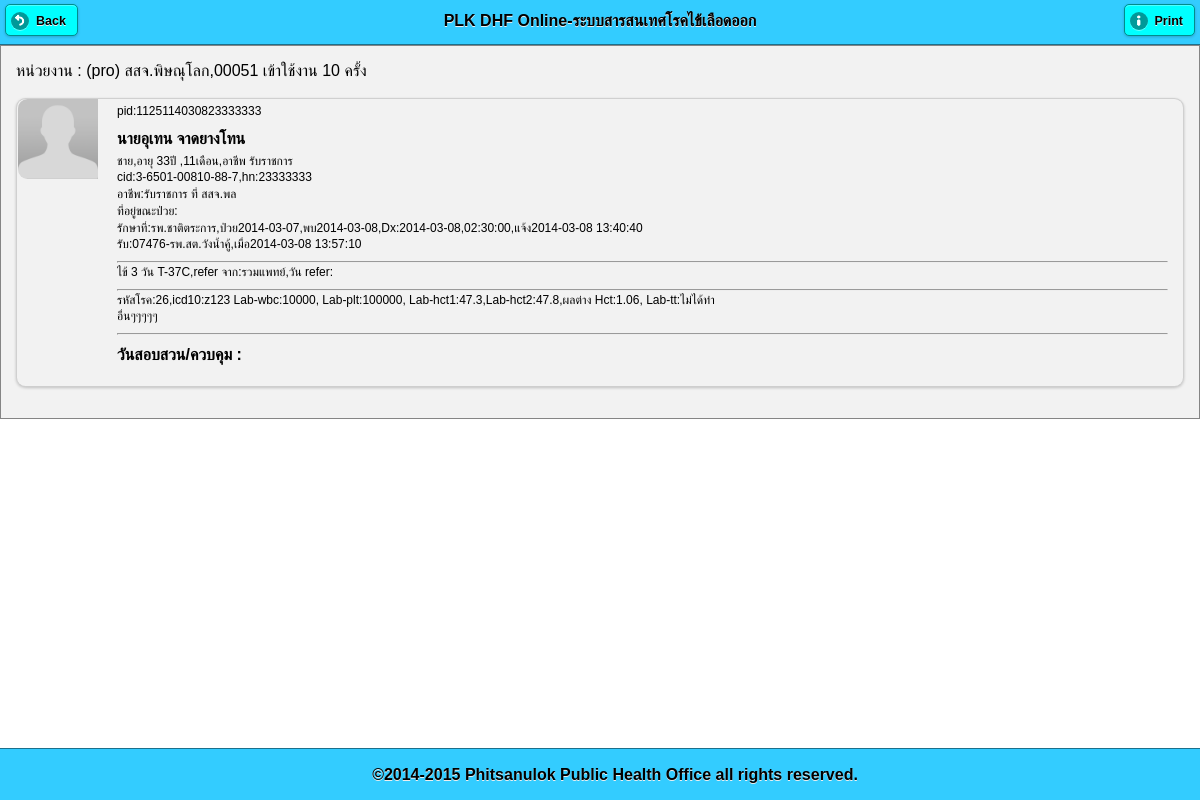
The page /pt_info.php?pid=1125114030823333333 (signed in) on the database as committed earlier.
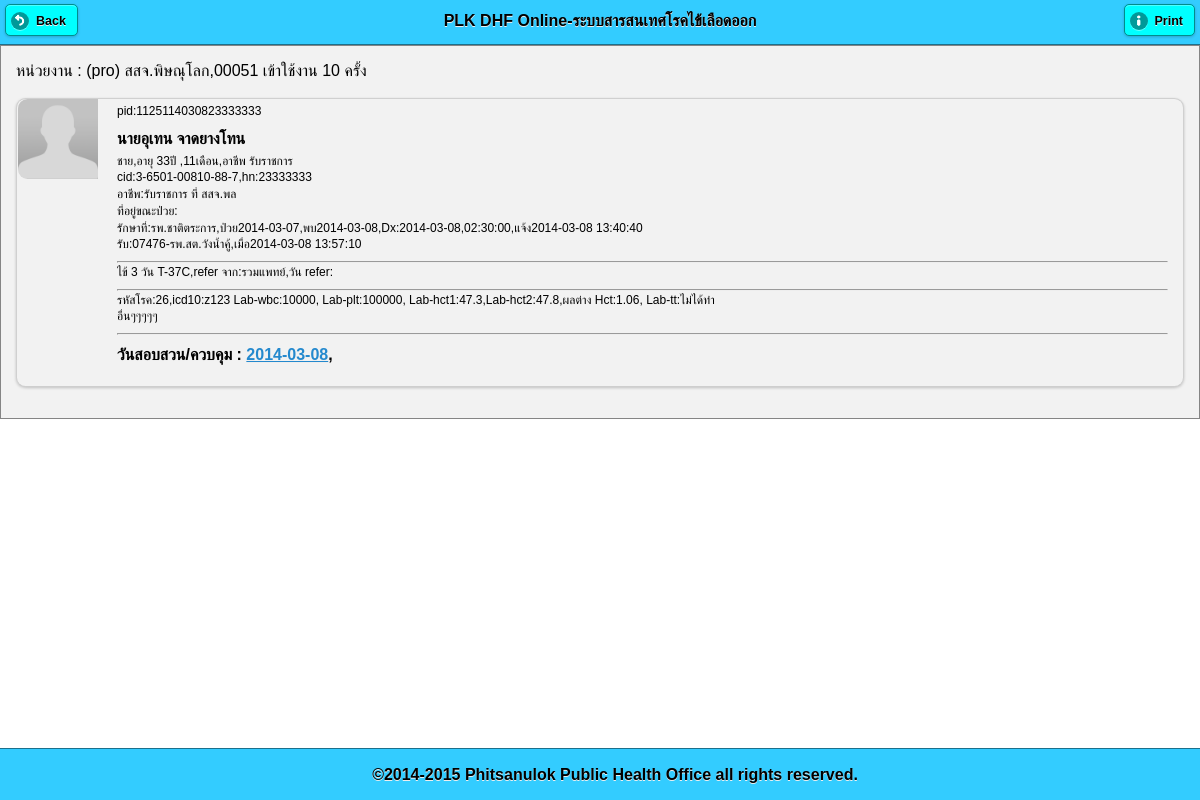
The same page on the database as committed later.
### tables this page shows
CREATE TABLE `patient_home` (
  `id` int(11) NOT NULL auto_increment,
  `pid` varchar(255) NOT NULL,
  `datetime_do` datetime NOT NULL default '0000-00-00 00:00:00',
  `lat` varchar(25) default NULL,
  `lng` varchar(25) default NULL,
  `occupat` varchar(255) default NULL,
  `school_workplace` varchar(255) default NULL,
  `date_ill_diff` varchar(11) default NULL,
  `travel_to` varchar(255) default NULL,
  `date_travel` date default NULL,
  `s1` varchar(255) default NULL,
  `f1` varchar(255) default NULL,
  `ci1` varchar(255) default NULL,
  `s2` varchar(255) default NULL,
  `f2` varchar(255) default NULL,
  `ci2` varchar(255) default NULL,
  `s3` varchar(255) default NULL,
  `f3` varchar(255) default NULL,
  `ci3` varchar(255) default NULL,
  `s4` varchar(255) default NULL,
  `f4` varchar(255) default NULL,
  `hi` varchar(255) default NULL,
  `s5` varchar(255) default NULL,
  `f5` varchar(255) default NULL,
  `ci` varchar(255) default NULL,
  `bi` varchar(255) default NULL,
  `chk_spray` varchar(255) default NULL,
  `num_spray_home` varchar(255) default NULL,
  `chk_destroy` varchar(255) default NULL,
  `num_destroy_home` varchar(255) default NULL,
  `chk_meeting` varchar(255) default NULL,
  `chk_campaign` varchar(255) default NULL,
  `chk_other` varchar(255) default NULL,
  `note_other` varchar(255) default NULL,
  `note_env` varchar(255) default NULL,
  `note_sum` varchar(255) default NULL,
  `reporter` varchar(255) default NULL,
  `img_act` varchar(255) default NULL,
  PRIMARY KEY  (`id`)
);

### pt_info.php (the view, shortened to what this page needs)
<!DOCTYPE html>
<html>
    <head>
        <?php require 'lib.php'; ?>
    </head>
    <body>
        <?php
        $sql = "select pt.pid,pt.office_own,CONCAT(pt.prename,pt.name,' ',pt.lname) as fullname
,pt.hn,pt.cid
,pt.sex,pt.bdate,pt.agey,pt.agem
,pt.occupat,pt.school_workplace ,
concat(if(pt.addr is null,'-',pt.addr),'  ถ.',if(pt.road is NULL,'-',pt.road) ,' ซ.',pt.soi,'  ม.',SUBSTR(pt.moo,7,2),' บ.',moo.`name`,' ต.',tmb.`name`,' อ.',amp.`name`,' (',pt.villa,')') as address
,off_own.off_name as send_from,pt.date_ill,pt.date_found,pt.date_dx,pt.time_dx,pt.datetime_send
,rp.datetime_receive,rp.pcu_receive as receiver,rp.off_name as receiver1
,pt.icd10,pt.code506,pt.lab_wbc,pt.lab_plt,pt.lab_hct1,pt.lab_hct2,pt.lab_hct_diff,pt.lab_tt,pt.symtom
,pt.refer_from,pt.note_text
from patient_hos pt
LEFT JOIN (select r.*,u.off_name from receive r LEFT JOIN user u on r.pcu_receive = u.pcucode) rp on rp.pid = pt.pid
LEFT JOIN user off_own on off_own.pcucode=pt.office_own
LEFT JOIN moo moo on moo.`code` = pt.moo
LEFT JOIN tmb tmb on tmb.`code`=pt.tmb
LEFT JOIN amp amp on amp.`code` = pt.amp
where pt.pid ='$_GET[pid]'";
        $result = mysql_query($sql);
        $row = mysql_fetch_array($result);
        ?>
        <div data-role="page" id="page-1">
            <div data-role="header" data-position="fixed" data-theme="f">
                <a href="main_screen.php" rel="external"  data-icon="back">Back</a>
                <?php require 'txt_head.php'; ?>
                <a href="#" rel="external" onclick=" window.print();" data-icon="info">Print</a>
            </div>
            <div data-role="content" data-theme="f">
                <?php require 'office_title.php'; ?>
                <ul data-role="listview" data-inset="true">
                    <li data-role="fieldcontain">
                        <img src="img_pt/nopic.png">
                        <p>pid:<?= $row[pid] ?></p>
                        <h2><?= $row[fullname] ?>
                        </h2>
                        <p><?= $row[sex]?>,อายุ <?= $row[agey] ?>ปี ,<?= $row[agem] ?>เดือน,อาชีพ <?= $row[occupat] ?></p>
                        <p>cid:<?= $row[cid] ?>,hn:<?= $row[hn] ?></p>
                        <p>อาชีพ:<?= $row[occupat] . " ที่ " . $row[school_workplace] . " " . $row[tel] ?></a></p>
                        <p>ที่อยู่ขณะป่วย:<?= $row[address] ?></p>
                        <p>รักษาที่:<?= $row[send_from] ?>,ป่วย<?= $row[date_ill] ?>,พบ<?= $row[date_found] ?>,Dx:<?=$row[date_dx]?>,<?=$row[time_dx]?>,แจ้ง<?= $row[datetime_send] ?></p>
                        <p>รับ:<?= $row[receiver] . "-" . $row[receiver1] ?>,เมื่อ<?= $row[datetime_receive] ?></p>
                        <hr>
                        <p><?=$row[symtom]?>,refer จาก:<?=$row[refer_from]?>,วัน refer:<?=$row[date_refer]?></p>
                        <hr>
                        <p>รหัสโรค:<?= $row[code506] ?>,icd10:<?= $row[icd10] ?>
                            Lab-wbc:<?= $row[lab_wbc] ?>,
                            Lab-plt:<?= $row[lab_plt] ?>,
                            Lab-hct1:<?= $row[lab_hct1].",Lab-hct2:".$row[lab_hct2].",ผลต่าง Hct:".$row[lab_hct_diff] ?>,
                            Lab-tt:<?= $row[lab_tt] ?>
                        </p>
                        <p><?=$row[note_text]?></p>
                        <hr>
                        <h4>
                            วันสอบสวน/ควบคุม :
                            <?php
                            $result_invest = mysql_query("select id,date(datetime_do) as dtd from patient_home where pid='$_GET[pid]'");
                            while ($rw = mysql_fetch_array($result_invest)) {
                                ?>
                                <a  href="pt_info_home.php?pid=<?= $_GET[pid] ?>&id=<?= $rw[id] ?>" rel="external"><?= $rw[dtd] ?></a>,
                                <?php
                            }
                            ?>
                        </h4>
                    </li>
                </ul>
            </div>
            <div data-role="footer" data-position="fixed" data-theme="f"  class="ui-bar" >
                <?php require 'txt_foot.php'; ?>
            </div>
        </div>
    </body>
</html>

Rows that differ between the two databases and show on the page:
added patient_home: rw "2014-03-08"
